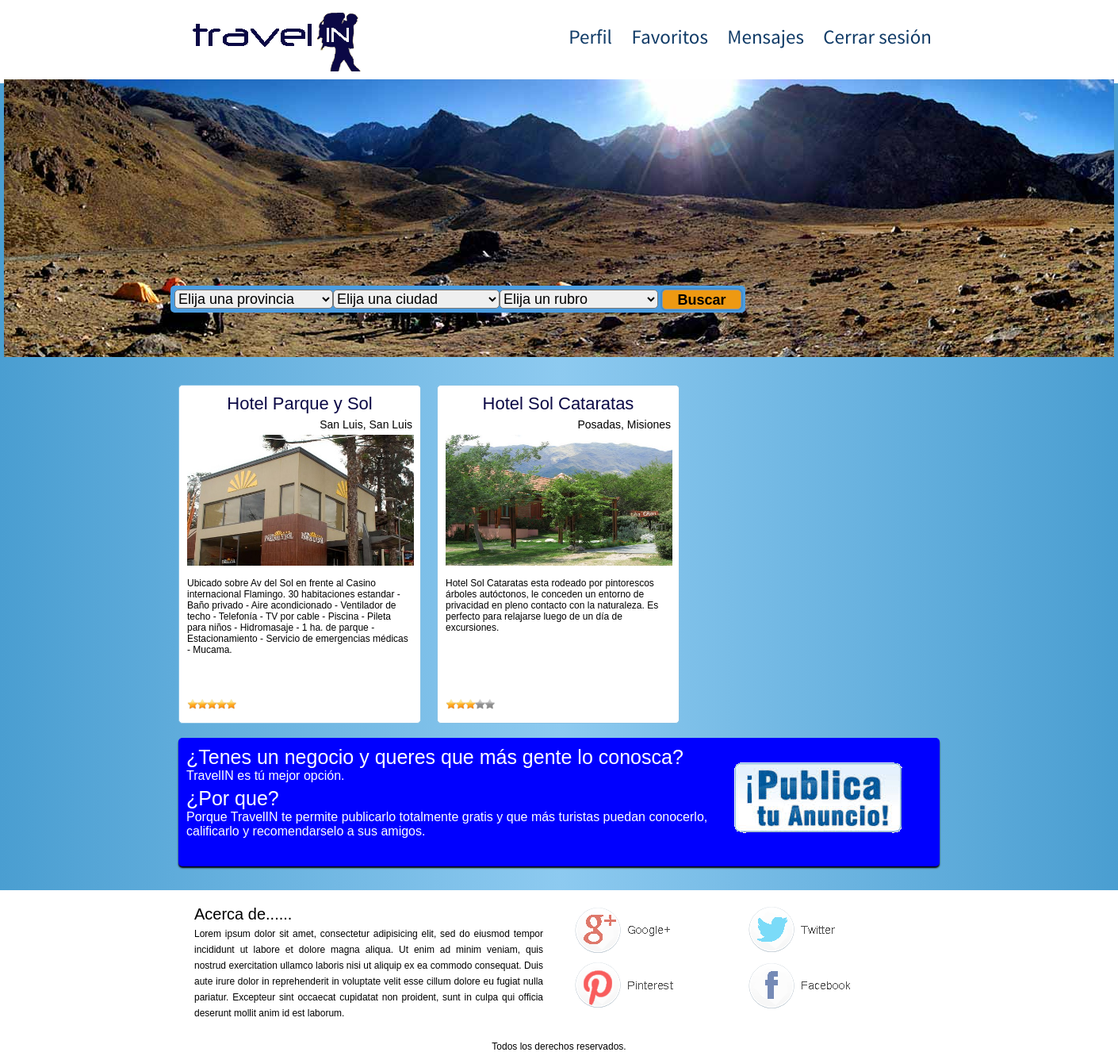
Screenshot of /resulBusquedaBase.php (signed in) with the database file from the repository.
### tables this page shows
CREATE TABLE IF NOT EXISTS `establecimiento` (
`idEstableci` int(11) NOT NULL,
  `nombre` varchar(40) NOT NULL,
  `direccion` varchar(40) NOT NULL,
  `lat` float(10,6) DEFAULT NULL,
  `lng` float(10,6) DEFAULT NULL,
  `descripcion` varchar(1000) NOT NULL,
  `idUsuario` int(11) NOT NULL,
  `idTipoEstableci` int(11) NOT NULL,
  `idCiudad` int(11) NOT NULL,
  `idEstado` int(11) NOT NULL
);

CREATE TABLE IF NOT EXISTS `ciudad` (
`id` int(11) NOT NULL,
  `descripcion` varchar(60) NOT NULL,
  `idProvincia` int(11) NOT NULL
);

CREATE TABLE IF NOT EXISTS `provincia` (
`id` int(11) NOT NULL,
  `descripcion` varchar(60) NOT NULL,
  `idPais` int(11) NOT NULL
);

### coneccion.php (called while the page is built, shortened)
<?php
		class Conexion{
			var $host;
			var $usuario;
			var $contrasena;
			var $baseDatos;
			function Conexion(){
				$this->host="localhost";
				$this->usuario="root";
				$this->contrasena="";
				$this->baseDatos="travelin";
			}
			function conectarse(){
				$enlace = mysqli_connect($this->host, $this->usuario, $this->contrasena, $this->baseDatos);
				return($enlace);
			}
		}
?>

### busquedaSlide.php (the view, shortened to what this page needs)
<section id="busqueda">
				<div id="agrupadorBusqueda">
					<form id="buscarDestino" method="POST" action="resulBusquedaBase.php">
						<select class="dropDownlist" name="ddlProvincia" id="ddlProvincia">
							<option value="0">Elija una provincia</option>
						</select>
						<select class="dropDownList" name="ddlCiudad" id="ddlCiudad">
							<option value="0">Elija una ciudad</option>
						</select>
						<select class="dropDownList" name="ddlProveedor" id="ddlProveedor">
							<option value="0">Elija un rubro</option>
						</select>
						<input type="submit" name="btnBuscar" id="btnBuscar" value="Buscar">
					</form>
				</div>
			</section>

### resulBusqueda1.php (shortened to what this page needs)
<?php
	$db = new Conexion();
	$provincia = $_POST['ddlProvincia'];
	$tipoEstableci = $_POST['ddlProveedor'];
	$contador = 1;
	if($provincia == 0)
	{
		if($tipoEstableci == 0)
		{
			$sql = 'SELECT E.idEstableci idE, E.nombre nombreE, E.descripcion descE, C.descripcion ciudad, P.descripcion provincia FROM establecimiento E INNER JOIN ciudad C ON E.idCiudad= C.id INNER JOIN provincia P ON C.idProvincia=P.id WHERE E.idEstado = 2';
		}else
			{
				$sql = 'SELECT E.idEstableci idE, E.nombre nombreE, E.descripcion descE, C.descripcion ciudad, P.descripcion provincia FROM establecimiento E INNER JOIN ciudad C ON E.idCiudad= C.id INNER JOIN provincia P ON C.idProvincia=P.id WHERE E.idTipoEstableci = '.$tipoEstableci.' AND E.idEstado = 2';
			}
		}
	if(!$result = mysqli_query($db->conectarse(), $sql)){
	    echo("MALLLLL");
	}else
		{
			if(mysqli_num_rows($result) > 0)
			{
				while($Rs = mysqli_fetch_array($result))
				{
					switch ($contador)
					{
						case '1':
							echo '<div class="contArticIzq">
									<article id="articPublic1" class="articPublic">
										<div class="parteSupArtic">
											<hgroup><a href="detalles_publicacion.php?lugar='.$Rs['idE'].'"><h3 class="tituloPublic">'.$Rs['nombreE'].'</h3></a></hgroup>
											<div id="ciudadPublic1"><p class="ciudadPublic">'.$Rs['ciudad'].', '.$Rs['provincia'].' </p></div>
											<img id="imagenPublic1" class="thumb" src="imagenes/Hotel_Parque_Y_Sol.jpg" alt="Hotel Parque Y Sol">
											<div id="textoPublic1"><p>'.$Rs['descE'].'</p></div>
										</div>
										<div class="parteInfArtic">
											<div class="califPublic">
												<img src="imagenes/5Estrellas.gif">
											</div>
										</div>
									</article>
								</div>';
							$contador++;
							break;
						case '2':
							echo '<div class="contArticMed">
									<article id="articPublic2" class="articPublic">
										<div class="parteSupArtic">
											<hgroup><a href="detalles_publicacion.php?lugar='.$Rs['idE'].'"><h3 class="tituloPublic">'.$Rs['nombreE'].'</h3></a></hgroup>
											<div id="ciudadPublic2"><p class="ciudadPublic">'.$Rs['ciudad'].', '.$Rs['provincia'].'</p></div>
											<img id="imagenPublic2" class="thumb" src="imagenes/Hostel_Residencial_Chachen.jpg" alt="Hostel Residencial Chachen">
											<div id="textoPublic2"><p>'.$Rs['descE'].'</p></div>
										</div>
										<div class="parteInfArtic">
											<div class="califPublic">
												<img src="imagenes/3Estrellas.gif">
											</div>
										</div>
									</article>
								</div>';
							$contador++;
							break;
					}
				}
			}
		}
?>

### css/estilos.css (style rules this page uses)
body { background: #4a9ed1; background: -moz-linear-gradient(left, #4a9ed1 0%, #8dcaf0 50%, #4a9ed1 100%); background: -webkit-gradient(linear, left top, right top, color-stop(0%,#4a9ed1), color-stop(50%,#8dcaf0), color-stop(100%,#4a9ed1)); background: -webkit-linear-gradient(left, #4a9ed1 0%,#8dcaf0 50%,#4a9ed1 100%); background: -o-linear-gradient(left, #4a9ed1 0%,#8dcaf0 50%,#4a9ed1 100%); background: -ms-linear-gradient(left, #4a9ed1 0%,#8dcaf0 50%,#4a9ed1 100%); background: linear-gradient(to right, #4a9ed1 0%,#8dcaf0 50%,#4a9ed1 100%); filter: progid:DXImageTransform.Microsoft.gradient( startColorstr='#4a9ed1', endColorstr='#4a9ed1',GradientType=1 ); font-family: Arial, Helvetica, Sans-serif; overflow-x: hidden; color: #000000; }
a { text-decoration: none; color: #103B67; }
form,p { margin:0; }
p { padding-bottom: 5px; }
input { border: 1px solid #999; border-radius:2px;box-shadow: 0 0 0 2px rgba(0,0,0,.1); font:bold 12px Arial, Helvetica, sans-serif; height: 24px; line-height: 24px; padding:0 2px; width: 244px; }
#busqueda { width: 940px; position: absolute; z-index: 0.7; margin: 350px 200px; }
#agrupadorBusqueda { position: absolute; width: 500px; padding: 10px; z-index: 1; }
#buscarDestino { background-color: #4a9de1; width: 715px; padding: 5px; border-radius: 5px; -moz-border-radius: 5px; -webkit-border-radius: 5px; -ms-border-radius: 5px; -o-border-radius: 5px; border-style: solid; font-size: 18px; font-weight: bold; z-index: 0.9; }
.dropDownList { font: bold; border-radius: 5px; -moz-border-radius: 5px; -webkit-border-radius: 5px; -o-border-radius: 5px; -ms-border-radius: 5px; width: 200px; }
#ddlProvincia { float: left; }
#ddlCiudad { float: left; width: 210px; }
#btnBuscar { background-color: #EE9912; float: right; width: 100px; height: 25px; border-radius: 5px; -moz-border-radius: 5px; -webkit-border-radius: 5px; -o-border-radius: 5px; -ms-border-radius: 5px; font-size: 18px; }
.contArticIzq, .contArticMed, .contArticDer { width: 306px; height: 445px; float: left; }
.contArticMed { margin-left: 20px; margin-right: 20px; }
.articPublic { width: 284px; height: 405px; padding: 10px; float: left; background-color: #FFFFFF; border-style: solid; border-width: 1px; border-color: #87C1E4; border-radius: 5px; -moz-border-radius: 5px; -webkit-border-radius: 5px; -o-border-radius: 5px; -ms-border-radius: 5px; }
.parteSupArtic { height: 383px; }
.parteInfArtic { height: 20px; text-align: left; }
#contenido article .tituloPublic { font-size: 22px; color: #0B0845; margin-bottom: 5px; }
#contenido article .ciudadPublic { font-size: 14px; color: #000000; text-align: right; }
#contenido article .thumb { display: block; margin: auto; padding-bottom: 15px; width: 286px; height: 165; }
#contenido article p { font-size: 12px; text-align: left; }

### rows the page displays
establecimiento: nombre "Hotel Parque y Sol", idCiudad.descripcion "San Luis", provincia.descripcion "San Luis", descripcion "Ubicado sobre Av del Sol en frente al Casino internacional Flamingo. 30 habitaciones estandar - Baño privado - Aire acondicionado - Ventilador de techo - Telefonía - TV por cable - Piscina - Pileta para niños - Hidromasaje - 1 ha. de parque - Estacionamiento - Servicio de emergencias médicas - Mucama."
establecimiento: nombre "Hotel Sol Cataratas", idCiudad.descripcion "Posadas", provincia.descripcion "Misiones", descripcion "Hotel Sol Cataratas esta rodeado por pintorescos árboles autóctonos, le conceden un entorno de privacidad en pleno contacto con la naturaleza. Es perfecto para relajarse luego de un día de excursiones."
